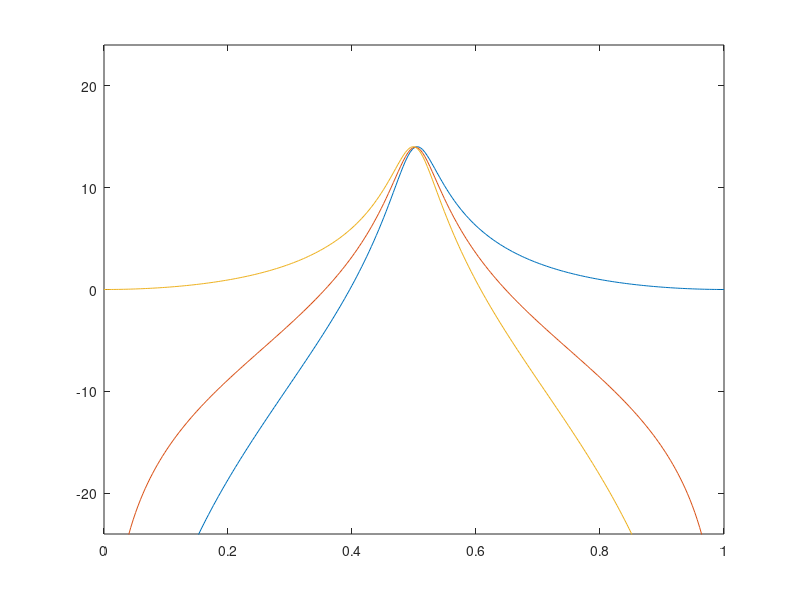

Write MATLAB code to recreate this figure.
clear all

%% Reference scalar implementation
%%
%% Arguments:
%%  - x: input signal
%%  - Fn: normalized frequency.
%%  - Q: Q-factor (resonance = 1/2Q). Should clamped in the range [0.5; 10)
%%
function y = scalar (x, Fn, Q)
  %% Initialize y
  y = zeros(3, length(x));

  %% Compute feedforward/feedback coefficients
  fb = 1 / Q
  ff = tan(Fn * pi / 2)

  %% Compute overall gain
  gain = 1 / (1 + ff / Q + ff * ff)

  %% Initialize the state.
  s = [0, 0];

  %% Do the filtering.
  for n = 1:length(x)
    %% As per the Zavalishin text, solve in terms of yhp and then compute bp/lp outputs.
    yhp = gain * (x(n) - fb * s(1) - ff * s(1) - s(2))
    ybp = ff * yhp + s(1);
    ylp = ff * ybp + s(2);

    % Update the state variables.
    s(1) = ff * yhp + ybp;
    s(2) = ff * ybp + ylp;

    y(:,n) = [yhp, ybp, ylp];
    %% Update the st
  endfor
endfunction

%% Matrix implementation.
%%
%% Arguments:
%%  - x: input signal
%%  - Fn: normalized frequency.
%%  - Q: Q-factor (resonance = 1/2Q). Should clamped in the range [0.5; 10)
%%
%% Reference:
%%    This implementation is based on the discretization of the SVF found in "The Art of VA Filter
%%    Design" by Vadim Zavalishin. His TPT approach works by discretizing the integrators in the
%%    analog topology and then algebraically resolving the zero-delay-feedback loops by solving the
%%    system of equations by hand.
%%
%%    The matrix formulation is derived by solving for the highpass, bandpass, and lowpass outputs
%%    independently to create the coefficient matrix.
%%
%% There are a handful of useful optimizations that this prototype can be used to design:
%%  - The tan(Fn * pi / 2) call can be replaced with an approximation. Bad approximations show up
%%    as errors in the cutoff frequency, usually worse the closer to Nyquist.
%%  - There are no data dependencies on any variable (input, output, or state).
%%  - If the desired output is highpass/bandpass/lowpass, the matrix multiply Az can be replaced
%%    with a dot product of the corresponding shape dot(A(1), z) for highpass, A(2) for bandpass,
%%    A(3) for lowpass.
%%  - The matrix multiply can be "unrolled" to compute 2 outputs at the same time.
%%
function y = matrix (x, Fn, Q)
  %% Initialize y
  y = zeros(3, length(x));

  %% Compute feedforward/feedback coefficients
  fb = 1 / Q
  ff = tan(Fn * pi / 2)

  %% Compute overall gain
  gain = 1 / (1 + ff / Q + ff * ff)

  %% Initialize the state variables.
  s = [0, 0];

  %% Do the filtering.
  for n = 1:length(x)
    %% The "A" matrix maps input and state variables to highpass/lowpass/bandpass outputs. These
    %% matrices can be computed ahead of time if the filter is not time-variant.
    A = gain .* [
      1, -(ff + fb), -1 ;
      ff, 1, -ff ;
      ff * ff, ff, 1 + fb ;
    ];

    %% The "B" matrix maps state to next state, and it is derived from the "A" matrix.
    B = [
      ff .* A(1, :) + A(2, :),
      ff .* A(2, :) + A(3, :),
    ];

    %% Create the input vector, by concatenating (x) with the state vector.
    z = [x(n), s(1), s(2)];

    %% Compute output and next state. Note that there is no data dependency between the two.
    y(:, n) = A * z';
    s       = B * z';
  endfor
endfunction

function H = magnitude(y)
  H = fft(y)(1:length(y)/2);
  H = 20*log10(abs(H));
endfunction

% unit implse
x = zeros(1, 512);
x(1) = 1;

% filter with some parameters
y = matrix(x, 0.5, 5.0);

% plot hp/bp/lp outputs
hp = magnitude(y(1, :));
bp = magnitude(y(2, :));
lp = magnitude(y(3, :));
f  = linspace(0,1,length(hp));
plot(f, hp, f, bp, f, lp);
axis([0, 1, -24, 24])
